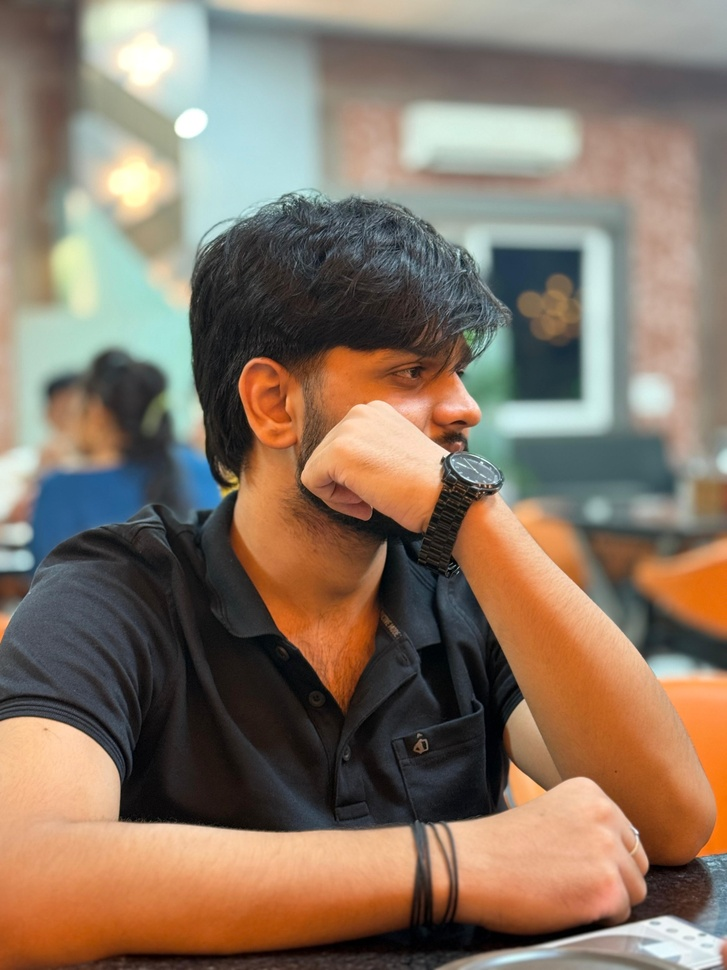
#> input picture input.jpg.jpeg, 727 x 970 px, shrunk from 3024 x 4032 before the run
$ python main.py
#> lines starting #> are read from the running program, lines starting #| are printed output that depends on the picture; after the words box and inside, x2 and y2 are one past the last pixel; in counts of white or black regions, pixels touching at a corner belong together
import cv2
import numpy as np
import matplotlib.pyplot as plt

# -----------------------------
# Load Image
# -----------------------------
img = cv2.imread("input.jpg.jpeg")
#> img is the input picture: shape (970, 727, 3); mean B, G, R 101.5, 118, 136

if img is None:
    print("Image not found!")
    exit()

img = cv2.cvtColor(img, cv2.COLOR_BGR2RGB)

# ---------------------------------
# Display Function
# ---------------------------------

def show(title, image):
    plt.figure(figsize=(10,5))
    plt.subplot(1,2,1)
    plt.imshow(img)
    plt.title("Original Image")
    plt.axis("off")

    plt.subplot(1,2,2)
    plt.imshow(image, cmap='gray' if len(image.shape)==2 else None)
    plt.title(title)
    plt.axis("off")
    plt.show()

#############################################################
# PART A : Spatial Domain Enhancement
#############################################################

# 1 Brightness Adjustment

brightness = 50

bright = cv2.convertScaleAbs(img, alpha=1, beta=brightness)

show("Brightness Adjustment", bright)


# 2 Contrast Adjustment

contrast = 1.5

contrast_img = cv2.convertScaleAbs(img, alpha=contrast, beta=0)

show("Contrast Adjustment", contrast_img)


# 3 Image Negative

negative = 255 - img
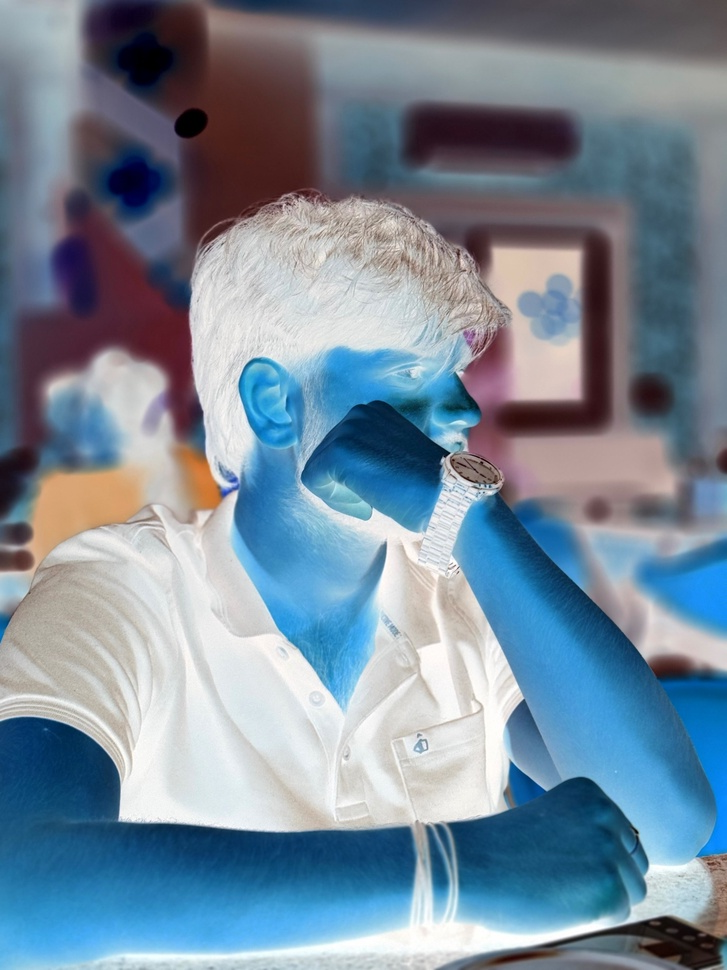
#> negative: shape (970, 727, 3); mean R, G, B 119, 137, 153.5

show("Image Negative", negative)


# 4 Log Transformation

c = 255 / np.log(1 + np.max(img))
#> c = 45.99

log_image = c * np.log(1 + img.astype(np.float32))

log_image = np.array(log_image, dtype=np.uint8)

show("Log Transformation", log_image)


# 5 Gamma Transformation

gamma = 2.0

gamma_corrected = np.array(255*(img/255)**gamma,dtype='uint8')

show("Gamma Transformation", gamma_corrected)


# 6 Thresholding

gray = cv2.cvtColor(img,cv2.COLOR_RGB2GRAY)

threshold_value = 127

_,thresh=cv2.threshold(gray,threshold_value,255,cv2.THRESH_BINARY)
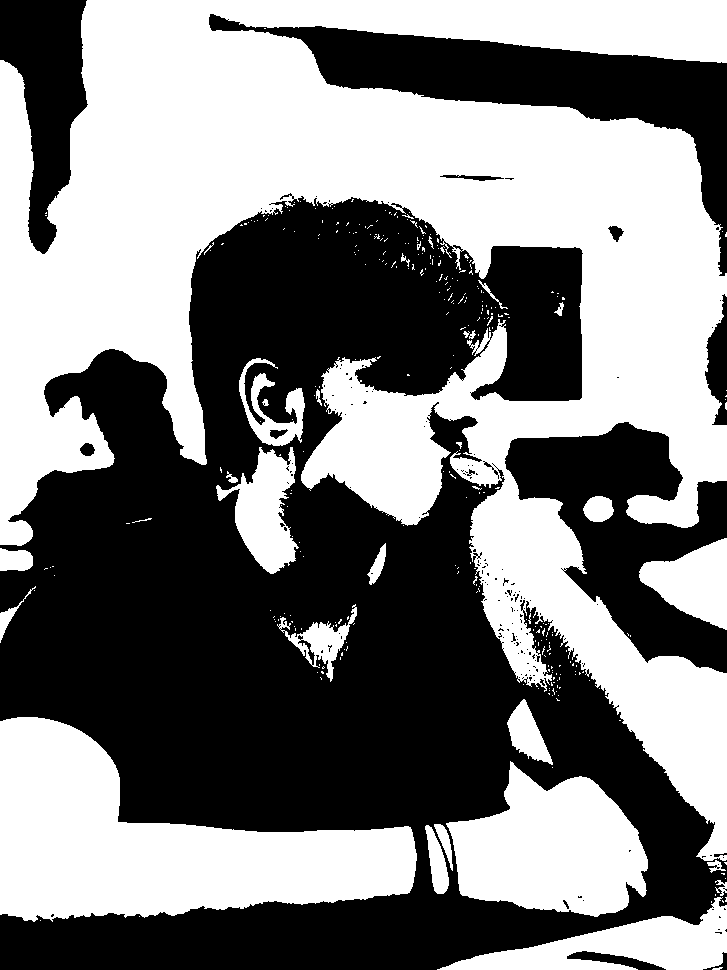
#> thresh: shape (970, 727); 49.1% white; 325 white regions (295 under 20 px), largest, box (x1, y1, x2, y2) and area: (0, 0, 727, 861) 251031, (0, 717, 417, 922) 45197, (446, 761, 648, 917) 20473

show("Thresholding",thresh)


# 7 Contrast Stretching

min_val=np.min(img)
#> min_val = 0
max_val=np.max(img)
#> max_val = 255

stretch=((img-min_val)/(max_val-min_val)*255).astype(np.uint8)

show("Contrast Stretching",stretch)

#############################################################
# PART B : Geometrical Transformations
#############################################################

rows,cols=img.shape[:2]
#> rows = 970; cols = 727

# 1 Translation

tx=100
ty=50

M=np.float32([[1,0,tx],[0,1,ty]])

translated=cv2.warpAffine(img,M,(cols,rows))

show("Translation",translated)


# 2 Scaling

scale=1.5

scaled=cv2.resize(img,None,fx=scale,fy=scale)

show("Scaling",scaled)


# 3 Rotation

angle=45

M=cv2.getRotationMatrix2D((cols/2,rows/2),angle,1)

rotated=cv2.warpAffine(img,M,(cols,rows))

show("Rotation",rotated)


# 4 Horizontal Reflection

horizontal=cv2.flip(img,1)

show("Horizontal Reflection",horizontal)


# 5 Vertical Reflection

vertical=cv2.flip(img,0)

show("Vertical Reflection",vertical)


# 6 Reflection about Origin

origin=cv2.flip(img,-1)
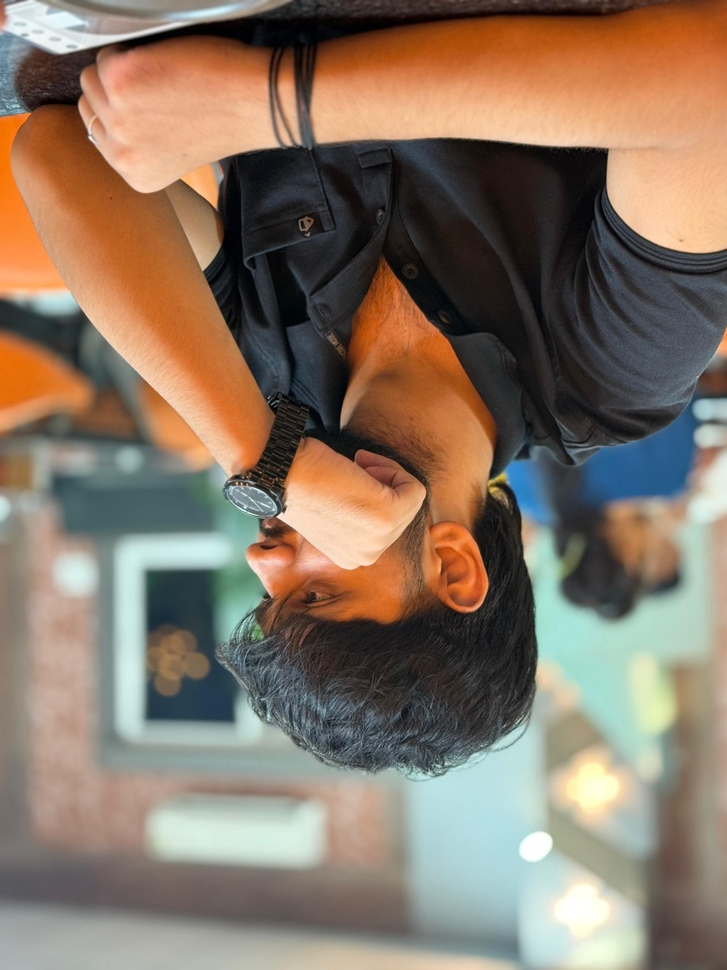
#> origin: shape (970, 727, 3); mean R, G, B 136, 118, 101.5

show("Reflection about Origin",origin)


# 7 Shearing X-axis

shear_x=0.5

M=np.float32([[1,shear_x,0],
              [0,1,0]])

sheared_x=cv2.warpAffine(img,M,(int(cols+rows*shear_x),rows))
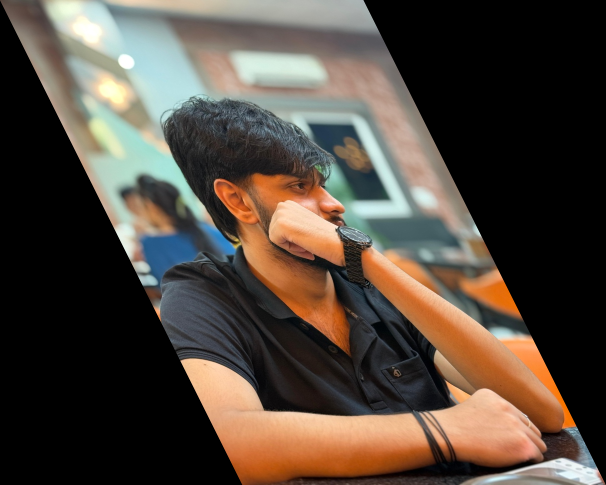
#> sheared_x: shape (970, 1212, 3) (shown at 1/2 size); mean R, G, B 81.6, 70.9, 60.9

show("Shearing X-axis",sheared_x)


# 8 Shearing Y-axis

shear_y=0.5

M=np.float32([[1,0,0],
              [shear_y,1,0]])

sheared_y=cv2.warpAffine(img,M,(cols,int(rows+cols*shear_y)))
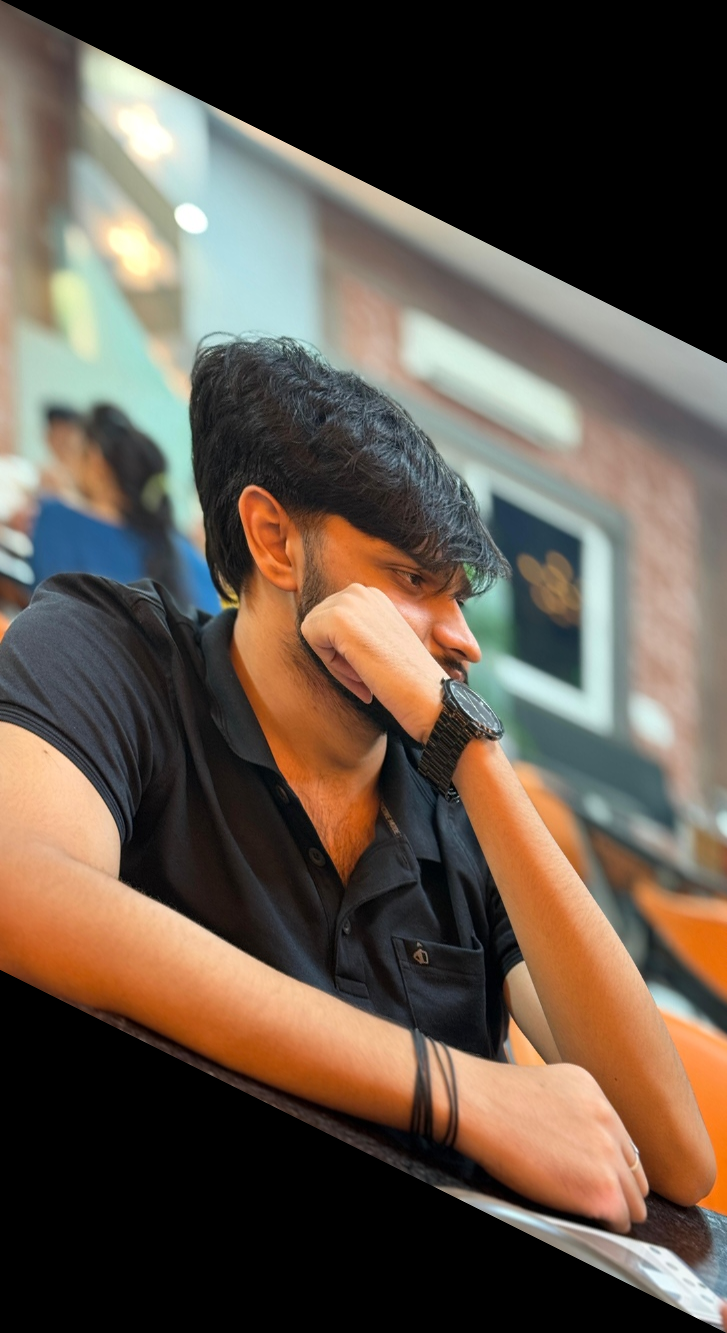
#> sheared_y: shape (1333, 727, 3); mean R, G, B 99, 86, 73.9

show("Shearing Y-axis",sheared_y)


# 9 Affine Transformation

pts1=np.float32([[50,50],[200,50],[50,200]])

pts2=np.float32([[10,100],[200,50],[100,250]])

M=cv2.getAffineTransform(pts1,pts2)

affine=cv2.warpAffine(img,M,(cols,rows))
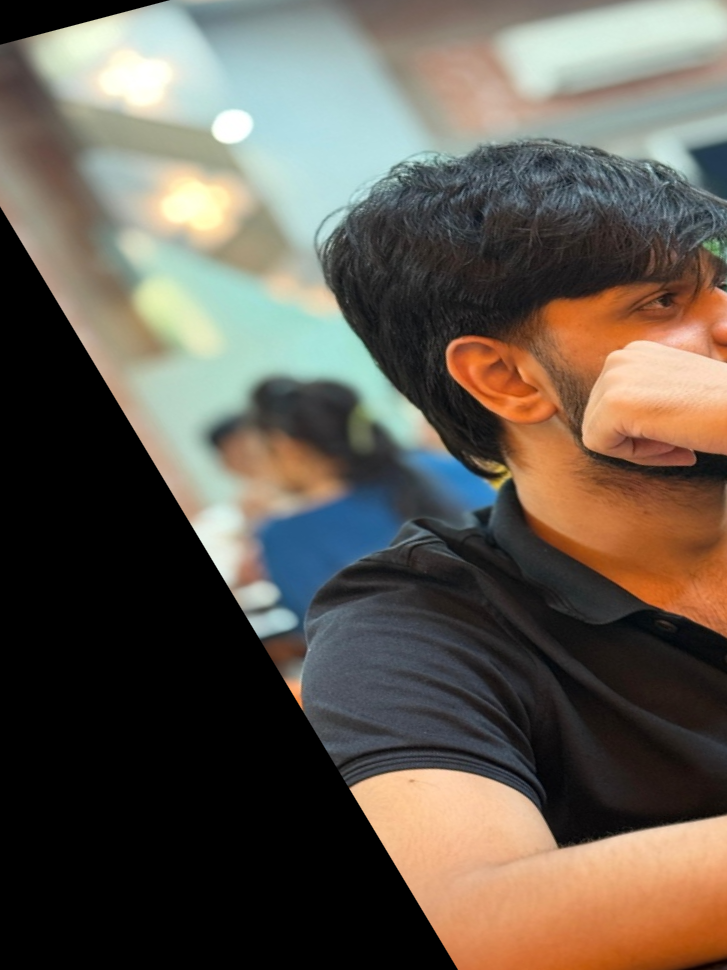
#> affine: shape (970, 727, 3); mean R, G, B 99.4, 91.3, 80.9

show("Affine Transformation",affine)
